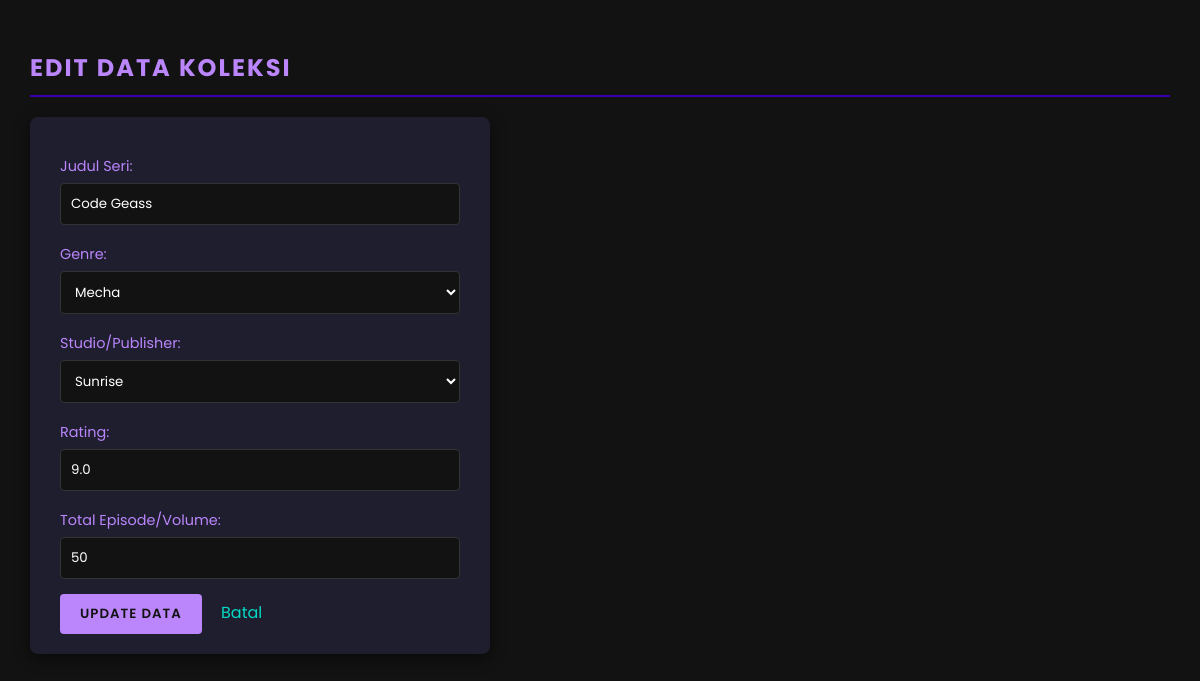
Page /edit.php?id=2 on the committed database.
### tables this page shows
CREATE TABLE `daftar_koleksi` (
  `id` int NOT NULL,
  `judul` varchar(150) NOT NULL,
  `genre_id` int NOT NULL,
  `studio_id` int NOT NULL,
  `rating` decimal(3,1) NOT NULL,
  `jumlah_episode` int NOT NULL DEFAULT '0'
);

CREATE TABLE `genre` (
  `id` int NOT NULL,
  `nama_genre` varchar(100) NOT NULL
);

CREATE TABLE `studio` (
  `id` int NOT NULL,
  `nama_studio` varchar(100) NOT NULL,
  `asal_negara` varchar(50) DEFAULT NULL
);

### edit.php (the view, shortened to what this page needs)
<?php
$pdo = Database::getInstance()->getConnection();
$id = isset($_GET['id']) ? (int) $_GET['id'] : 0;
$stmt = $pdo->prepare("SELECT * FROM daftar_koleksi WHERE id = ?");
$stmt->execute([$id]);
$item = $stmt->fetch();
$genres = $pdo->query("SELECT * FROM genre ORDER BY nama_genre")->fetchAll();
$studios = $pdo->query("SELECT * FROM studio ORDER BY nama_studio")->fetchAll();
?>
<!DOCTYPE html>
<html lang="id">
<head>
    <link rel="stylesheet" href="assets/style.css">
</head>
<body>
    <h2>Edit Data Koleksi</h2>
    <form method="POST" action="">
        <p>
            <label>Judul Seri:</label>
            <input type="text" name="judul" value="<?= htmlspecialchars($item['judul']) ?>" required>
        </p>
        <p>
            <label>Genre:</label>
            <select name="genre_id" required>
                <?php foreach ($genres as $g): ?>
                    <option value="<?= $g['id'] ?>" <?= $item['genre_id'] == $g['id'] ? 'selected' : '' ?>>
                        <?= htmlspecialchars($g['nama_genre']) ?>
                    </option>
                <?php endforeach; ?>
            </select>
        </p>
        <p>
            <label>Studio/Publisher:</label>
            <select name="studio_id" required>
                <?php foreach ($studios as $s): ?>
                    <option value="<?= $s['id'] ?>" <?= $item['studio_id'] == $s['id'] ? 'selected' : '' ?>>
                        <?= htmlspecialchars($s['nama_studio']) ?>
                    </option>
                <?php endforeach; ?>
            </select>
        </p>
        <p>
            <label>Rating:</label>
            <input type="number" step="0.1" name="rating" value="<?= htmlspecialchars($item['rating']) ?>" required>
        </p>
        <p>
            <label>Total Episode/Volume:</label>
            <input type="number" name="jumlah_episode" value="<?= htmlspecialchars($item['jumlah_episode']) ?>" required>
        </p>
        <button type="submit">Update Data</button>
        <a href="index.php" style="margin-left: 15px;">Batal</a>
    </form>
</body>
</html>

### assets/style.css (style rules this page uses)
body { background-color: #121212; color: #e0e0e0; font-family: 'Poppins', sans-serif; margin: 0; padding: 30px; }
h2 { color: #bb86fc; border-bottom: 2px solid #3700b3; padding-bottom: 10px; text-transform: uppercase; letter-spacing: 2px; }
a { color: #03dac6; text-decoration: none; transition: color 0.3s; }
button { background-color: #bb86fc; color: #121212; border: none; padding: 10px 20px; border-radius: 4px; font-weight: 600; cursor: pointer; transition: all 0.3s ease; text-transform: uppercase; font-family: 'Poppins', sans-serif; letter-spacing: 1px; }
form { background-color: #1e1e2f; padding: 20px 30px; border-radius: 8px; max-width: 400px; box-shadow: 0 4px 15px rgba(0,0,0,0.5); }
form p { margin-bottom: 15px; }
label { font-size: 0.9em; color: #bb86fc; }
input, select { width: 100%; padding: 10px; margin-top: 5px; background-color: #121212; border: 1px solid #333; color: #fff; border-radius: 4px; font-family: 'Poppins', sans-serif; box-sizing: border-box; }

### rows in the picture
daftar_koleksi: judul "Code Geass", genre_id "Mecha", studio_id "Sunrise", rating "9.0", jumlah_episode "50"
